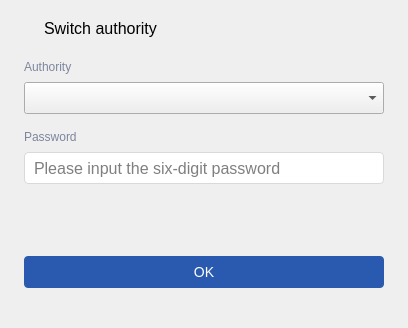
<?xml version="1.0" encoding="UTF-8"?>
<ui version="4.0">
 <class>ChangeAuthorityForm</class>
 <widget class="QWidget" name="ChangeAuthorityForm">
  <property name="geometry">
   <rect>
    <x>0</x>
    <y>0</y>
    <width>408</width>
    <height>328</height>
   </rect>
  </property>
  <property name="focusPolicy">
   <enum>Qt::ClickFocus</enum>
  </property>
  <property name="windowTitle">
   <string>Form</string>
  </property>
  <property name="styleSheet">
   <string notr="true">QPushButton#pbn_back,
QPushButton#pbn_close {
	background: transparent;
	border: none;
}

QPushButton#pbn_confirm {
    background: rgb(41, 90, 176);
	border:none;
    border-radius: 4px;
	color: rgb(255, 255, 255);
	font-size:14px;
}

QPushButton#pbn_confirm:disabled {
    background: rgba(41, 90, 176, 0.6);
}

QLabel#lbl_authority,
QLabel#lbl_password {
	background: transparent;
	border:none;
	color: rgb(125, 134, 157);
}

QWidget#widget_password{
	background-color: rgb(255, 255, 255);
	border: 1px solid rgb(217, 217, 217);
	border-radius:4px;
}

QWidget#widget_password QLineEdit
{
    background-color:transparent;
	border: none;
	border-top-left-radius:4px;
    border-bottom-left-radius:4px;
	padding-left: 8px;
}

QPushButton#pbn_eye {
	background: transparent;
	border: none;
	border-top-right-radius:4px;
    border-bottom-right-radius:4px;
	border-image: url(:/settings/image/settings/pwd_show.svg);
	margin: 5px 8px 5px 5px;
}

QWidget#widget_password QPushButton#pbn_eye:checked {
	background: transparent;
	border: none;
	border-top-right-radius:4px;
    border-bottom-right-radius:4px;
	border-image: url(:/settings/image/settings/pwd_hide.svg);
}

QLabel#lbl_title{
	font-size:16px;
}
</string>
  </property>
  <layout class="QVBoxLayout" name="verticalLayout_3">
   <property name="spacing">
    <number>16</number>
   </property>
   <property name="leftMargin">
    <number>16</number>
   </property>
   <property name="topMargin">
    <number>16</number>
   </property>
   <property name="rightMargin">
    <number>24</number>
   </property>
   <property name="bottomMargin">
    <number>40</number>
   </property>
   <item>
    <layout class="QHBoxLayout" name="horizontalLayout">
     <property name="spacing">
      <number>4</number>
     </property>
     <item>
      <widget class="QPushButton" name="pbn_back">
       <property name="minimumSize">
        <size>
         <width>24</width>
         <height>24</height>
        </size>
       </property>
       <property name="maximumSize">
        <size>
         <width>24</width>
         <height>24</height>
        </size>
       </property>
       <property name="text">
        <string/>
       </property>
       <property name="icon">
        <iconset>
         <normaloff>:/components/image/components/window/left_arrow.svg</normaloff>:/components/image/components/window/left_arrow.svg</iconset>
       </property>
       <property name="iconSize">
        <size>
         <width>20</width>
         <height>20</height>
        </size>
       </property>
      </widget>
     </item>
     <item>
      <widget class="QLabel" name="lbl_title">
       <property name="text">
        <string>Switch authority</string>
       </property>
       <property name="alignment">
        <set>Qt::AlignLeading|Qt::AlignLeft|Qt::AlignVCenter</set>
       </property>
      </widget>
     </item>
     <item>
      <spacer name="spacerFixed">
       <property name="orientation">
        <enum>Qt::Horizontal</enum>
       </property>
       <property name="sizeType">
        <enum>QSizePolicy::Fixed</enum>
       </property>
       <property name="sizeHint" stdset="0">
        <size>
         <width>32</width>
         <height>20</height>
        </size>
       </property>
      </spacer>
     </item>
     <item>
      <widget class="QPushButton" name="pbn_close">
       <property name="minimumSize">
        <size>
         <width>24</width>
         <height>24</height>
        </size>
       </property>
       <property name="maximumSize">
        <size>
         <width>24</width>
         <height>24</height>
        </size>
       </property>
       <property name="text">
        <string/>
       </property>
       <property name="icon">
        <iconset>
         <normaloff>:/components/image/components/window/close_window.svg</normaloff>:/components/image/components/window/close_window.svg</iconset>
       </property>
       <property name="iconSize">
        <size>
         <width>20</width>
         <height>20</height>
        </size>
       </property>
      </widget>
     </item>
    </layout>
   </item>
   <item>
    <spacer name="verticalSpacer">
     <property name="orientation">
      <enum>Qt::Vertical</enum>
     </property>
     <property name="sizeType">
      <enum>QSizePolicy::Fixed</enum>
     </property>
     <property name="sizeHint" stdset="0">
      <size>
       <width>20</width>
       <height>4</height>
      </size>
     </property>
    </spacer>
   </item>
   <item>
    <layout class="QVBoxLayout" name="verticalLayout">
     <property name="spacing">
      <number>8</number>
     </property>
     <property name="leftMargin">
      <number>8</number>
     </property>
     <item>
      <widget class="QLabel" name="lbl_authority">
       <property name="text">
        <string>Authority</string>
       </property>
      </widget>
     </item>
     <item>
      <widget class="ComboBox" name="cmb_authority">
       <property name="minimumSize">
        <size>
         <width>280</width>
         <height>32</height>
        </size>
       </property>
       <property name="maximumSize">
        <size>
         <width>16777215</width>
         <height>32</height>
        </size>
       </property>
       <property name="font">
        <font>
         <pointsize>12</pointsize>
        </font>
       </property>
      </widget>
     </item>
    </layout>
   </item>
   <item>
    <layout class="QVBoxLayout" name="verticalLayout_2">
     <property name="spacing">
      <number>8</number>
     </property>
     <property name="leftMargin">
      <number>8</number>
     </property>
     <item>
      <widget class="QLabel" name="lbl_password">
       <property name="text">
        <string>Password</string>
       </property>
      </widget>
     </item>
     <item>
      <widget class="QWidget" name="widget_password" native="true">
       <property name="minimumSize">
        <size>
         <width>0</width>
         <height>32</height>
        </size>
       </property>
       <property name="maximumSize">
        <size>
         <width>16777215</width>
         <height>32</height>
        </size>
       </property>
       <layout class="QHBoxLayout" name="horizontalLayout_2">
        <property name="spacing">
         <number>0</number>
        </property>
        <property name="leftMargin">
         <number>0</number>
        </property>
        <property name="topMargin">
         <number>0</number>
        </property>
        <property name="rightMargin">
         <number>0</number>
        </property>
        <property name="bottomMargin">
         <number>0</number>
        </property>
        <item>
         <widget class="QLineEdit" name="le_password">
          <property name="minimumSize">
           <size>
            <width>280</width>
            <height>32</height>
           </size>
          </property>
          <property name="maximumSize">
           <size>
            <width>16777215</width>
            <height>32</height>
           </size>
          </property>
          <property name="font">
           <font>
            <pointsize>12</pointsize>
           </font>
          </property>
          <property name="maxLength">
           <number>6</number>
          </property>
          <property name="echoMode">
           <enum>QLineEdit::Password</enum>
          </property>
          <property name="placeholderText">
           <string>Please input the six-digit password</string>
          </property>
         </widget>
        </item>
        <item>
         <widget class="QPushButton" name="pbn_eye">
          <property name="minimumSize">
           <size>
            <width>28</width>
            <height>28</height>
           </size>
          </property>
          <property name="maximumSize">
           <size>
            <width>32</width>
            <height>28</height>
           </size>
          </property>
          <property name="text">
           <string/>
          </property>
          <property name="iconSize">
           <size>
            <width>20</width>
            <height>20</height>
           </size>
          </property>
          <property name="checkable">
           <bool>true</bool>
          </property>
          <property name="checked">
           <bool>true</bool>
          </property>
         </widget>
        </item>
       </layout>
      </widget>
     </item>
    </layout>
   </item>
   <item>
    <spacer name="verticalSpacer_2">
     <property name="orientation">
      <enum>Qt::Vertical</enum>
     </property>
     <property name="sizeHint" stdset="0">
      <size>
       <width>20</width>
       <height>40</height>
      </size>
     </property>
    </spacer>
   </item>
   <item>
    <layout class="QHBoxLayout" name="horizontalLayout_4">
     <property name="leftMargin">
      <number>8</number>
     </property>
     <property name="topMargin">
      <number>0</number>
     </property>
     <item>
      <widget class="QPushButton" name="pbn_confirm">
       <property name="minimumSize">
        <size>
         <width>120</width>
         <height>32</height>
        </size>
       </property>
       <property name="maximumSize">
        <size>
         <width>16777215</width>
         <height>32</height>
        </size>
       </property>
       <property name="text">
        <string>OK</string>
       </property>
      </widget>
     </item>
    </layout>
   </item>
  </layout>
 </widget>
 <customwidgets>
  <customwidget>
   <class>ComboBox</class>
   <extends>QComboBox</extends>
   <header>combobox.h</header>
  </customwidget>
 </customwidgets>
 <resources/>
 <connections/>
</ui>
